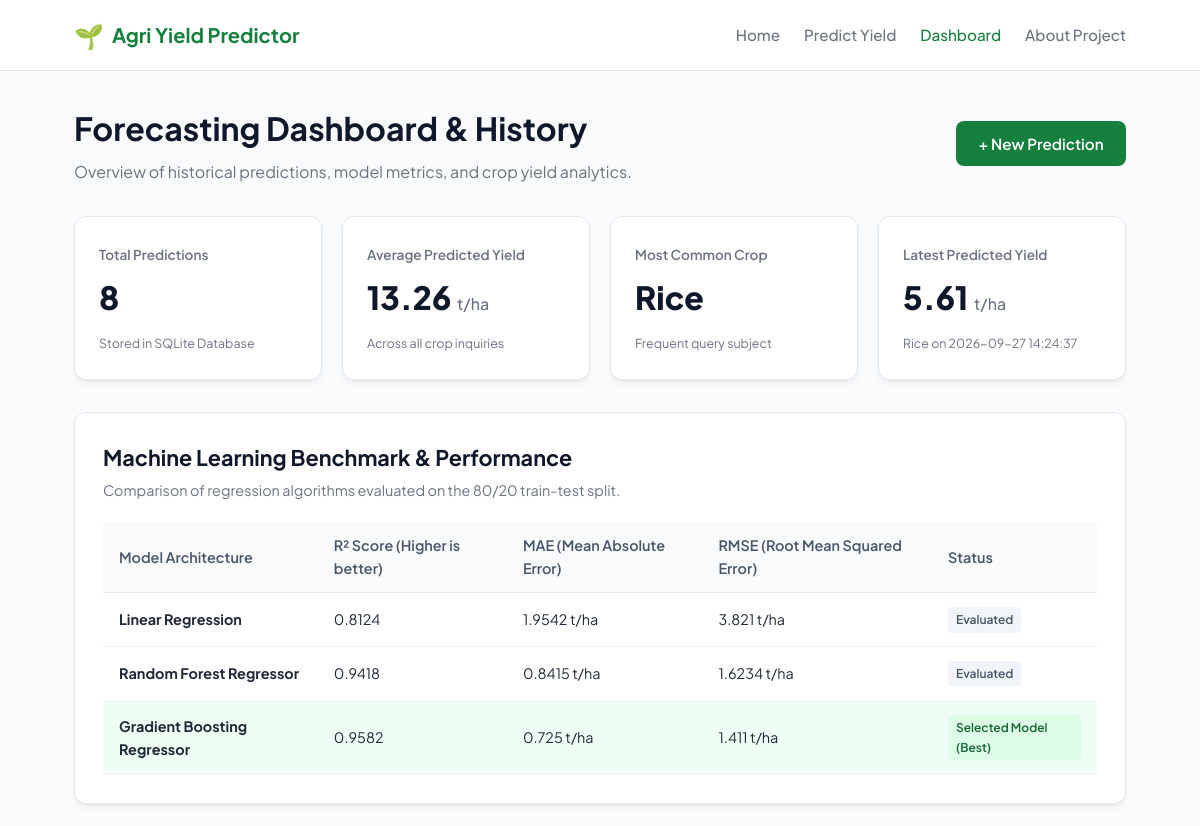
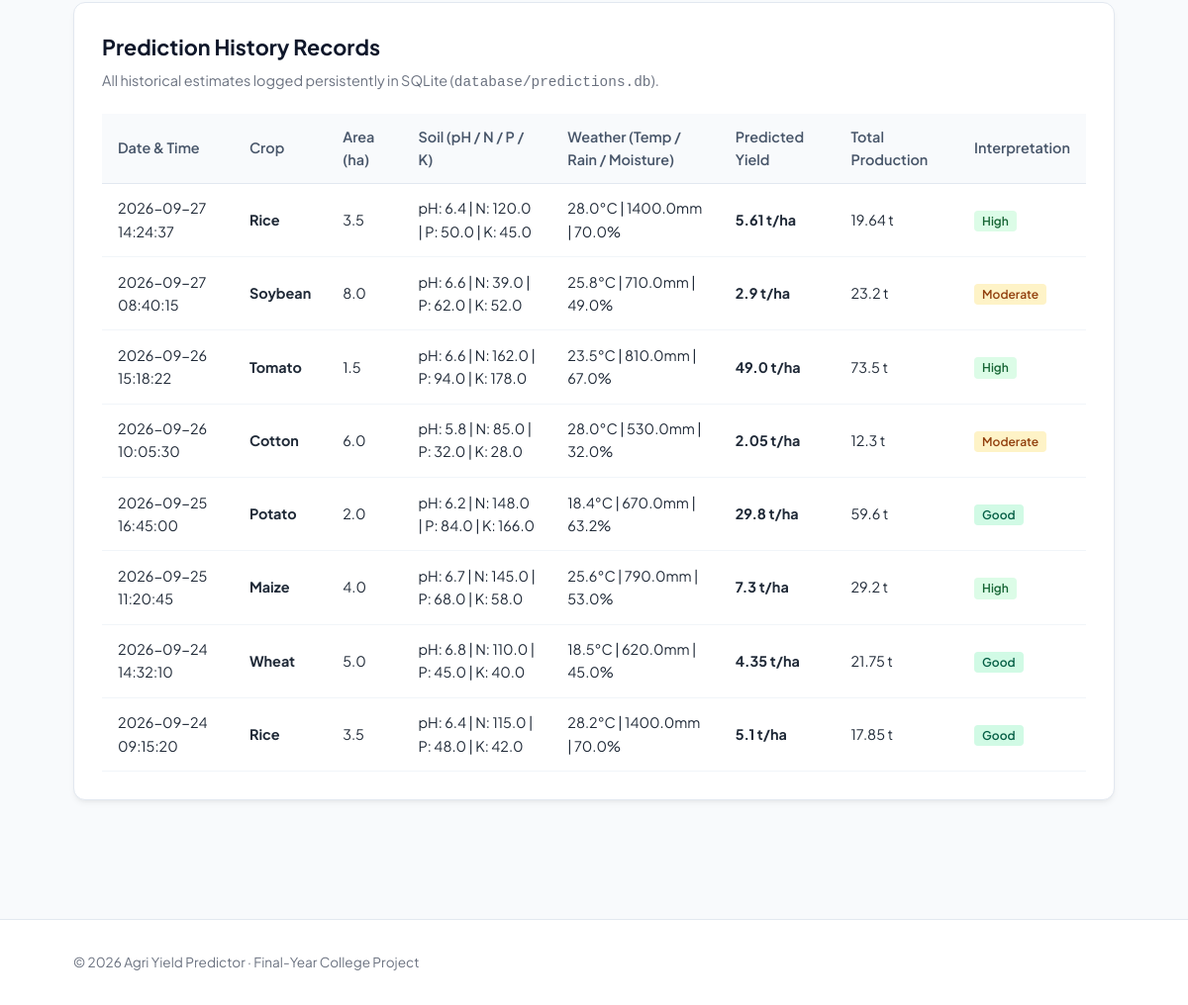
/dashboard, run on the app's committed database (2 pictures, top to bottom).
### tables this page shows
CREATE TABLE predictions (
    id INTEGER PRIMARY KEY AUTOINCREMENT,
    created_at TEXT NOT NULL,
    crop TEXT NOT NULL,
    area_ha REAL NOT NULL,
    soil_ph REAL NOT NULL,
    nitrogen REAL NOT NULL,
    phosphorus REAL NOT NULL,
    potassium REAL NOT NULL,
    temperature REAL NOT NULL,
    humidity REAL NOT NULL,
    rainfall REAL NOT NULL,
    soil_moisture REAL NOT NULL,
    predicted_yield REAL NOT NULL,
    total_production REAL NOT NULL,
    interpretation TEXT NOT NULL,
    model_used TEXT NOT NULL
);

### app.py (the view)
@app.route("/dashboard")
def dashboard():
    conn = get_db_connection()
    cursor = conn.cursor()
    cursor.execute("SELECT * FROM predictions ORDER BY id DESC")
    rows = cursor.fetchall()
    predictions = [dict(row) for row in rows]
    conn.close()
    total_predictions = len(predictions)
    avg_yield = round(sum(p["predicted_yield"] for p in predictions) / total_predictions, 2) if total_predictions > 0 else 0.0
    latest = predictions[0] if total_predictions > 0 else None
    crop_counts = {}
    for p in predictions:
        c = p["crop"]
        crop_counts[c] = crop_counts.get(c, 0) + 1
    most_common_crop = max(crop_counts.items(), key=lambda x: x[1])[0] if crop_counts else "None"
    return render_template(
        "dashboard.html",
        predictions=predictions,
        total_predictions=total_predictions,
        avg_yield=avg_yield,
        latest=latest,
        most_common_crop=most_common_crop,
        model_metrics=model_metadata.get("evaluation_metrics", [])
    )

### app.py (called while the page is built)
def get_db_connection():
    conn = sqlite3.connect(DB_PATH)
    conn.row_factory = sqlite3.Row
    return conn

### templates/dashboard.html (shortened to what this page needs)
<!DOCTYPE html>
<html lang="en">
<head>
    <link rel="stylesheet" href="{{ url_for('static', filename='css/style.css') }}">
</head>
<body>
    <header class="navbar">
        <div class="nav-container">
            <a href="/" class="brand">
                <span class="brand-icon">🌱</span>
                <span class="brand-name">Agri Yield Predictor</span>
            </a>
            <nav class="nav-links">
                <a href="/">Home</a>
                <a href="/predict">Predict Yield</a>
                <a href="/dashboard" class="active">Dashboard</a>
                <a href="/about">About Project</a>
            </nav>
        </div>
    </header>
    <main class="container py-8">
        <div class="page-header flex-between">
            <div>
                <h1>Forecasting Dashboard & History</h1>
                <p>Overview of historical predictions, model metrics, and crop yield analytics.</p>
            </div>
            <a href="/predict" class="btn btn-primary">+ New Prediction</a>
        </div>
        <div class="stats-grid">
            <div class="stat-card">
                <span class="stat-label">Total Predictions</span>
                <div class="stat-value">{{ total_predictions }}</div>
                <span class="stat-note">Stored in SQLite Database</span>
            </div>
            <div class="stat-card">
                <span class="stat-label">Average Predicted Yield</span>
                <div class="stat-value">{{ avg_yield }} <span class="stat-unit">t/ha</span></div>
                <span class="stat-note">Across all crop inquiries</span>
            </div>
            <div class="stat-card">
                <span class="stat-label">Most Common Crop</span>
                <div class="stat-value">{{ most_common_crop }}</div>
                <span class="stat-note">Frequent query subject</span>
            </div>
            <div class="stat-card">
                <span class="stat-label">Latest Predicted Yield</span>
                <div class="stat-value">
                    {% if latest %}
                        {{ latest.predicted_yield }} <span class="stat-unit">t/ha</span>
                    {% else %}
                        N/A
                    {% endif %}
                </div>
                <span class="stat-note">{% if latest %}{{ latest.crop }} on {{ latest.created_at }}{% else %}No predictions yet{% endif %}</span>
            </div>
        </div>
        <div class="content-block my-6">
            <h2>Machine Learning Benchmark & Performance</h2>
            <p class="section-desc">Comparison of regression algorithms evaluated on the 80/20 train-test split.</p>
            <div class="table-responsive">
                <table class="data-table">
                    <thead>
                        <tr>
                            <th>Model Architecture</th>
                            <th>R² Score (Higher is better)</th>
                            <th>MAE (Mean Absolute Error)</th>
                            <th>RMSE (Root Mean Squared Error)</th>
                            <th>Status</th>
                        </tr>
                    </thead>
                    <tbody>
                        {% for m in model_metrics %}
                        <tr class="{% if m.name == 'Gradient Boosting Regressor' %}highlight-row{% endif %}">
                            <td><strong>{{ m.name }}</strong></td>
                            <td>{{ m.r2_score }}</td>
                            <td>{{ m.mae }} t/ha</td>
                            <td>{{ m.rmse }} t/ha</td>
                            <td>
                                {% if m.name == 'Gradient Boosting Regressor' %}
                                    <span class="tag tag-success">Selected Model (Best)</span>
                                {% else %}
                                    <span class="tag tag-neutral">Evaluated</span>
                                {% endif %}
                            </td>
                        </tr>
                        {% endfor %}
                    </tbody>
                </table>
            </div>
        </div>
        <div class="content-block my-6">
            <h2>Prediction History Records</h2>
            <p class="section-desc">All historical estimates logged persistently in SQLite (<code>database/predictions.db</code>).</p>
            <div class="table-responsive">
                <table class="data-table">
                    <thead>
                        <tr>
                            <th>Date & Time</th>
                            <th>Crop</th>
                            <th>Area (ha)</th>
                            <th>Soil (pH / N / P / K)</th>
                            <th>Weather (Temp / Rain / Moisture)</th>
                            <th>Predicted Yield</th>
                            <th>Total Production</th>
                            <th>Interpretation</th>
                        </tr>
                    </thead>
                    <tbody>
                        {% for p in predictions %}
                        <tr>
                            <td class="text-sm">{{ p.created_at }}</td>
                            <td><strong>{{ p.crop }}</strong></td>
                            <td>{{ p.area_ha }}</td>
                            <td class="text-sm">pH: {{ p.soil_ph }} | N: {{ p.nitrogen }} | P: {{ p.phosphorus }} | K: {{ p.potassium }}</td>
                            <td class="text-sm">{{ p.temperature }}°C | {{ p.rainfall }}mm | {{ p.soil_moisture }}%</td>
                            <td><strong>{{ p.predicted_yield }} t/ha</strong></td>
                            <td>{{ p.total_production }} t</td>
                            <td><span class="badge badge-sm badge-{{ p.interpretation|lower }}">{{ p.interpretation }}</span></td>
                        </tr>
                        {% endfor %}
                    </tbody>
                </table>
            </div>
        </div>
    </main>
    <footer class="footer">
        <div class="container footer-content">
            <p>© 2026 Agri Yield Predictor · Final-Year College Project</p>
        </div>
    </footer>
</body>
</html>

### static/css/style.css (style rules this page uses)
:root { --primary: #15803d; --primary-hover: #166534; --primary-light: #f0fdf4; --accent: #ca8a04; --text-main: #1f2937; --text-muted: #6b7280; --bg-page: #f8fafc; --bg-surface: #ffffff; --border: #e2e8f0; --radius-lg: 12px; --radius-md: 8px; --shadow: 0 4px 6px -1px rgb(0 0 0 / 0.05), 0 2px 4px -2px rgb(0 0 0 / 0.05); }
* { box-sizing: border-box; margin: 0; padding: 0; }
body { font-family: 'Plus Jakarta Sans', system-ui, -apple-system, sans-serif; color: var(--text-main); background-color: var(--bg-page); line-height: 1.6; }
.container { max-width: 1100px; margin: 0 auto; padding: 0 1.5rem; }
.py-8 { padding-top: 2rem; padding-bottom: 2rem; }
.my-6 { margin-top: 1.5rem; margin-bottom: 1.5rem; }
.navbar { background-color: var(--bg-surface); border-bottom: 1px solid var(--border); position: sticky; top: 0; z-index: 50; }
.nav-container { max-width: 1100px; margin: 0 auto; padding: 1rem 1.5rem; display: flex; justify-content: space-between; align-items: center; }
.brand { display: flex; align-items: center; gap: 0.5rem; text-decoration: none; color: var(--primary); font-weight: 700; font-size: 1.25rem; }
.brand-icon { font-size: 1.5rem; }
.nav-links { display: flex; gap: 1.5rem; }
.nav-links a { text-decoration: none; color: var(--text-muted); font-weight: 500; font-size: 0.95rem; transition: color 0.15s; }
.nav-links a:hover, .nav-links a.active { color: var(--primary); }
.btn { display: inline-flex; align-items: center; justify-content: center; padding: 0.65rem 1.4rem; font-weight: 600; font-size: 0.95rem; border-radius: var(--radius-md); text-decoration: none; cursor: pointer; border: none; transition: all 0.2s; }
.btn-primary { background-color: var(--primary); color: #ffffff; }
.page-header { margin-bottom: 2rem; }
.flex-between { display: flex; justify-content: space-between; align-items: center; flex-wrap: wrap; gap: 1rem; }
.page-header h1 { font-size: 2rem; color: #0f172a; margin-bottom: 0.25rem; }
.page-header p { color: var(--text-muted); }
.stats-grid { display: grid; grid-template-columns: repeat(auto-fit, minmax(220px, 1fr)); gap: 1.25rem; margin-bottom: 2rem; }
.stat-card { background: var(--bg-surface); border: 1px solid var(--border); border-radius: var(--radius-lg); padding: 1.5rem; box-shadow: var(--shadow); }
.stat-label { font-size: 0.85rem; color: var(--text-muted); font-weight: 600; }
.stat-value { font-size: 2rem; font-weight: 800; color: #0f172a; margin: 0.35rem 0; }
.stat-unit { font-size: 1rem; font-weight: 500; color: var(--text-muted); }
.stat-note { font-size: 0.78rem; color: var(--text-muted); }
.content-block { background: var(--bg-surface); border: 1px solid var(--border); border-radius: var(--radius-lg); padding: 1.75rem; box-shadow: var(--shadow); }
.content-block h2 { font-size: 1.35rem; color: #0f172a; margin-bottom: 0.25rem; }
.section-desc { color: var(--text-muted); font-size: 0.9rem; margin-bottom: 1.25rem; }
.table-responsive { overflow-x: auto; }
.data-table { width: 100%; border-collapse: collapse; font-size: 0.9rem; text-align: left; }
.data-table th { background: #f8fafc; color: #475569; padding: 0.75rem 1rem; border-bottom: 1px solid var(--border); font-weight: 600; }
.data-table td { padding: 0.85rem 1rem; border-bottom: 1px solid #f1f5f9; }
.highlight-row { background-color: #f0fdf4; }
.tag { display: inline-block; font-size: 0.75rem; font-weight: 600; padding: 0.2rem 0.5rem; border-radius: 4px; }
.tag-success { background: #dcfce7; color: #166534; }
.tag-neutral { background: #f1f5f9; color: #475569; }
.badge-sm { padding: 0.2rem 0.5rem; font-size: 0.75rem; font-weight: 600; border-radius: 4px; }
.badge-high { background: #dcfce7; color: #166534; }
.badge-good { background: #d1fae5; color: #065f46; }
.badge-moderate { background: #fef3c7; color: #92400e; }
.footer { background: #ffffff; border-top: 1px solid var(--border); padding: 2rem 0; margin-top: 4rem; }
.footer-content { display: flex; justify-content: space-between; align-items: center; font-size: 0.85rem; color: var(--text-muted); flex-wrap: wrap; gap: 1rem; }

### data on the page
predictions: crop "Rice", predicted_yield "5.61", created_at "2026-09-27 14:24:37", area_ha "3.5", soil_ph "6.4", nitrogen "120.0", phosphorus "50.0", potassium "45.0", temperature "28.0", rainfall "1400.0", soil_moisture "70.0", total_production "19.64", interpretation "High"
predictions: created_at "2026-09-27 08:40:15", crop "Soybean", area_ha "8.0", soil_ph "6.6", nitrogen "39.0", phosphorus "62.0", potassium "52.0", temperature "25.8", rainfall "710.0", soil_moisture "49.0", predicted_yield "2.9", total_production "23.2", interpretation "Moderate"
predictions: created_at "2026-09-26 15:18:22", crop "Tomato", area_ha "1.5", soil_ph "6.6", nitrogen "162.0", phosphorus "94.0", potassium "178.0", temperature "23.5", rainfall "810.0", soil_moisture "67.0", predicted_yield "49.0", total_production "73.5", interpretation "High"
predictions: created_at "2026-09-26 10:05:30", crop "Cotton", area_ha "6.0", soil_ph "5.8", nitrogen "85.0", phosphorus "32.0", potassium "28.0", temperature "28.0", rainfall "530.0", soil_moisture "32.0", predicted_yield "2.05", total_production "12.3", interpretation "Moderate"
predictions: created_at "2026-09-25 16:45:00", crop "Potato", area_ha "2.0", soil_ph "6.2", nitrogen "148.0", phosphorus "84.0", potassium "166.0", temperature "18.4", rainfall "670.0", soil_moisture "63.2", predicted_yield "29.8", total_production "59.6", interpretation "Good"
predictions: created_at "2026-09-25 11:20:45", crop "Maize", area_ha "4.0", soil_ph "6.7", nitrogen "145.0", phosphorus "68.0", potassium "58.0", temperature "25.6", rainfall "790.0", soil_moisture "53.0", predicted_yield "7.3", total_production "29.2", interpretation "High"
predictions: created_at "2026-09-24 14:32:10", crop "Wheat", area_ha "5.0", soil_ph "6.8", nitrogen "110.0", phosphorus "45.0", potassium "40.0", temperature "18.5", rainfall "620.0", soil_moisture "45.0", predicted_yield "4.35", total_production "21.75", interpretation "Good"
predictions: created_at "2026-09-24 09:15:20", crop "Rice", area_ha "3.5", soil_ph "6.4", nitrogen "115.0", phosphorus "48.0", potassium "42.0", temperature "28.2", rainfall "1400.0", soil_moisture "70.0", predicted_yield "5.1", total_production "17.85", interpretation "Good"

### other printed values
{{ total_predictions }} "8"
{{ avg_yield }} "13.26"
{{ m.name }} "Linear Regression" "Random Forest Regressor" "Gradient Boosting Regressor"
{{ m.r2_score }} "0.8124" "0.9418" "0.9582"
{{ m.mae }} "1.9542" "0.8415" "0.725"
{{ m.rmse }} "3.821" "1.6234" "1.411"
